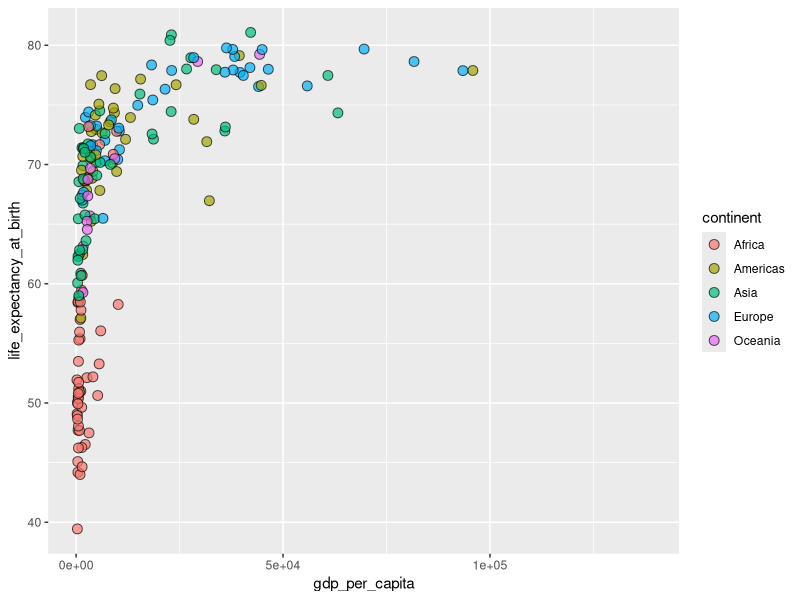

Here is the R script that generated this plot:
library(tidyverse)

world_bank_countries <- read_csv("data/world_bank_countries.csv")

world_bank_countries %>% 
  filter(year == 2000) %>%
  ggplot(aes(gdp_per_capita, y = life_expectancy_at_birth)) +
  geom_point(aes(fill = continent), color = "black", shape = 21,
             size = 3, alpha = .7)
